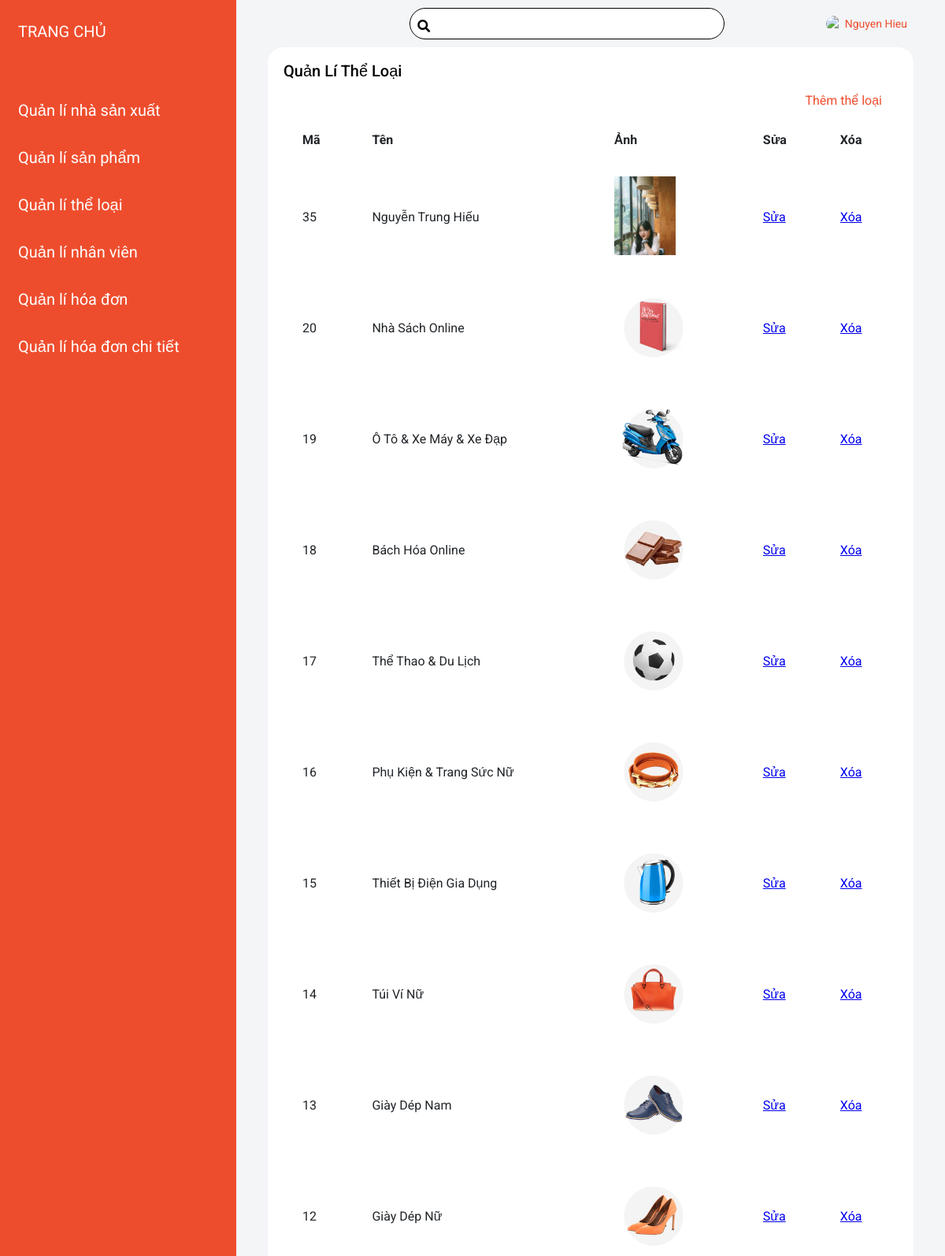
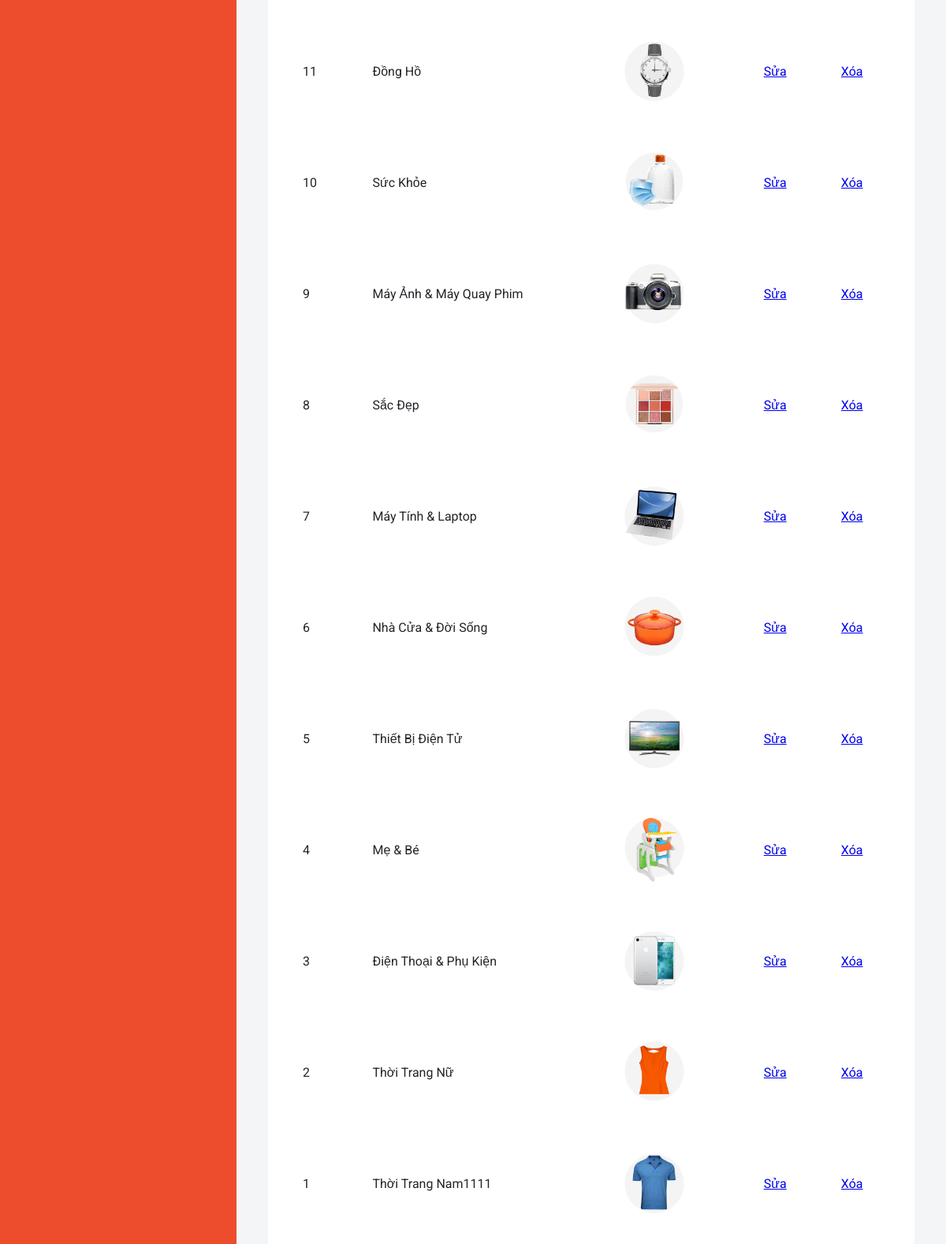
Page /admin/categories/index.php (signed in) on the committed database (2 pictures, top to bottom).
### tables this page shows
CREATE TABLE `categories` (
  `id` int(11) NOT NULL,
  `name` varchar(200) NOT NULL
);

### admin/categories/index.php (the view, shortened to what this page needs)
<!DOCTYPE html>
<html lang="en">
<head>
    <link rel="stylesheet" href="https://cdnjs.cloudflare.com/ajax/libs/font-awesome/5.15.3/css/all.min.css" />
    <link rel="stylesheet" href="https://cdnjs.cloudflare.com/ajax/libs/normalize/8.0.1/normalize.min.css" />
    <link rel="stylesheet" href="../../assets/css/base.css">
    <link rel="stylesheet" href="../../assets/css/style.css">
</head>
<body>
<?php
    include '../menu.php';
    require '../connect.php';
    $sql = "select * from categories order by id desc";
    $result = mysqli_query($connection, $sql);
?>
<div class="admin-main">
    <?php include '../topbar.php' ?>
    <div class="card">
        <div class="card-body">
            <h4 class="card-title">Quản lí thể loại</h4>
            <p class="card-description">
                <a class="card-add"href="./form_insert.php">
                    Thêm thể loại
                </a>
            </p>
            <div class="table-responsive">
            <table class="table-form">
                <thead>
                    <tr>
                        <th class="table-form-thead">Mã</th>
                        <th class="table-form-thead">Tên</th>
                        <th class="table-form-thead">Ảnh</th>
                        <th class="table-form-thead">Sửa</th>
                        <th class="table-form-thead">Xóa</th>
                    </tr>
                </thead>
                <tbody>
                    <?php foreach ($result as $each) { ?>
                    <tr>
                        <td class="table-form-item"><?php echo $each['id'] ?></td>
                        <td class="table-form-item"><?php echo $each['name'] ?></td>
                        <td class="table-form-item">
                            <img height="100" src="../../assets/images/categories/<?php echo $each['id']; ?>.png">
                        </td>
                        <td class="table-form-item">
                            <a href="./form_update.php?id=<?php echo $each['id'] ?>">Sửa</a>
                        </td>
                        <td class="table-form-item">
                            <a onclick="return confirm('Bạn chắc chắn muốn xóa thể loại này chứ')" href="./delete.php?id=<?php echo $each['id'] ?>">Xóa</a>
                        </td>
                    </tr>
                    <?php } ?>
                </tbody>
            </table>
            </div>
        </div>
        </div>
</div>
</body>
</html>

### assets/css/base.css (style rules this page uses)
:root { --white-color: #fff; --black-color: #000; --text-color: #333; --primary-color: #ee4d2d; --header-height: 120px; --header-navbar-height: 35px; --header-search-height: calc(var(--header-height) - var(--header-navbar-height)); }
* { box-sizing: inherit; }
html { font-size: 62.5%; line-height: 1.6rem; font-family: 'Roboto', sans-serif; box-sizing: border-box;; }
thead, tbody, tfoot, tr, td, th { border-color: inherit; border-style: solid; border-width: 0; text-align: inherit; }

### assets/css/style.css (style rules this page uses)
.admin-main { position: absolute; width: calc(100% - 300px); left: 300px; background-color: #f4f5f7; transition: 0.5s; padding: 0 40px; min-height: 100vh; }
.card { display: flex; width: 100%; min-width: 100%; border-radius: 20px; flex-direction: column; word-wrap: break-word; background-color: #fff; background-clip: border-box; box-shadow: rgba(90, 113, 208, 0); }
.card-body { padding: 20px; }
.card-title { color: #010101; margin: 0 ; text-transform: capitalize; font-size: 20px; font-weight: 500; line-height: 20px; margin-bottom: 20px; }
.card-description { margin-bottom: 12px; font-weight: 400; color: #76838f; text-align: right; padding: 0 20px; }
.card-add { font-size: 16px; text-decoration: none; color: var(--primary-color); text-align: right; }
.table-responsive { overflow-x: auto; }
.table-form { width: 100%; color: #212529; border-color: #dee2e6; }
.table-form-thead { padding: 18px 22px; font-size: 16px; }
.table-form-item { font-size: 16px; padding: 18px 22px; }

### rows in the picture
categories: id "35", name "Nguyễn Trung Hiếu", shows a picture
categories: id "20", name "Nhà Sách Online", shows a picture
categories: id "19", name "Ô Tô & Xe Máy & Xe Đạp", shows a picture
categories: id "18", name "Bách Hóa Online", shows a picture
categories: id "17", name "Thể Thao & Du Lịch", shows a picture
categories: id "16", name "Phụ Kiện & Trang Sức Nữ", shows a picture
categories: id "15", name "Thiết Bị Điện Gia Dụng", shows a picture
categories: id "14", name "Túi Ví Nữ", shows a picture
categories: id "13", name "Giày Dép Nam", shows a picture
categories: id "12", name "Giày Dép Nữ", shows a picture
categories: id "11", name "Đồng Hồ", shows a picture
categories: id "10", name "Sức Khỏe", shows a picture
categories: id "9", name "Máy Ảnh & Máy Quay Phim", shows a picture
categories: id "8", name "Sắc Đẹp", shows a picture
categories: id "7", name "Máy Tính & Laptop", shows a picture
categories: id "6", name "Nhà Cửa & Đời Sống", shows a picture
categories: id "5", name "Thiết Bị Điện Tử", shows a picture
categories: id "4", name "Mẹ & Bé", shows a picture
categories: id "3", name "Điện Thoại & Phụ Kiện", shows a picture
categories: id "2", name "Thời Trang Nữ", shows a picture
categories: id "1", name "Thời Trang Nam1111", shows a picture

### other values in the picture
$_SESSION['name'] "Nguyen Hieu"
